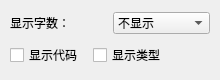
<?xml version="1.0" encoding="UTF-8"?>
<ui version="4.0">
 <class>NameSettingsPanel</class>
 <widget class="QFrame" name="name_settings_panel">
  <layout class="QVBoxLayout" name="nameSettingsLayout">
   <property name="leftMargin">
    <number>10</number>
   </property>
   <property name="topMargin">
    <number>10</number>
   </property>
   <property name="rightMargin">
    <number>10</number>
   </property>
   <property name="bottomMargin">
    <number>10</number>
   </property>
   <property name="spacing">
    <number>7</number>
   </property>
   <item>
    <layout class="QHBoxLayout" name="nameLengthLayout">
     <property name="leftMargin">
      <number>0</number>
     </property>
     <property name="topMargin">
      <number>0</number>
     </property>
     <property name="rightMargin">
      <number>0</number>
     </property>
     <property name="bottomMargin">
      <number>0</number>
     </property>
     <property name="spacing">
      <number>6</number>
     </property>
     <item>
      <widget class="QLabel" name="length_label">
       <property name="text">
        <string>显示字数：</string>
       </property>
      </widget>
     </item>
     <item>
      <widget class="QComboBox" name="name_settings_namelen">
       <item>
        <property name="text">
         <string>不显示</string>
        </property>
       </item>
       <item>
        <property name="text">
         <string>全部显示</string>
        </property>
       </item>
       <item>
        <property name="text">
         <string>1个字</string>
        </property>
       </item>
       <item>
        <property name="text">
         <string>2个字</string>
        </property>
       </item>
       <item>
        <property name="text">
         <string>3个字</string>
        </property>
       </item>
       <item>
        <property name="text">
         <string>4个字</string>
        </property>
       </item>
      </widget>
     </item>
    </layout>
   </item>
   <item>
    <layout class="QHBoxLayout" name="nameFlagsLayout">
     <property name="leftMargin">
      <number>0</number>
     </property>
     <property name="topMargin">
      <number>0</number>
     </property>
     <property name="rightMargin">
      <number>0</number>
     </property>
     <property name="bottomMargin">
      <number>0</number>
     </property>
     <property name="spacing">
      <number>10</number>
     </property>
     <item>
      <widget class="QCheckBox" name="name_settings_code">
       <property name="text">
        <string>显示代码</string>
       </property>
      </widget>
     </item>
     <item>
      <widget class="QCheckBox" name="name_settings_type">
       <property name="text">
        <string>显示类型</string>
       </property>
      </widget>
     </item>
     <item>
      <spacer name="nameFlagsSpacer">
       <property name="orientation">
        <enum>Qt::Orientation::Horizontal</enum>
       </property>
       <property name="sizeHint">
        <size>
         <width>0</width>
         <height>0</height>
        </size>
       </property>
      </spacer>
     </item>
    </layout>
   </item>
  </layout>
  <property name="geometry">
   <rect>
    <x>0</x>
    <y>0</y>
    <width>220</width>
    <height>80</height>
   </rect>
  </property>
 </widget>
 <resources/>
 <connections/>
</ui>
